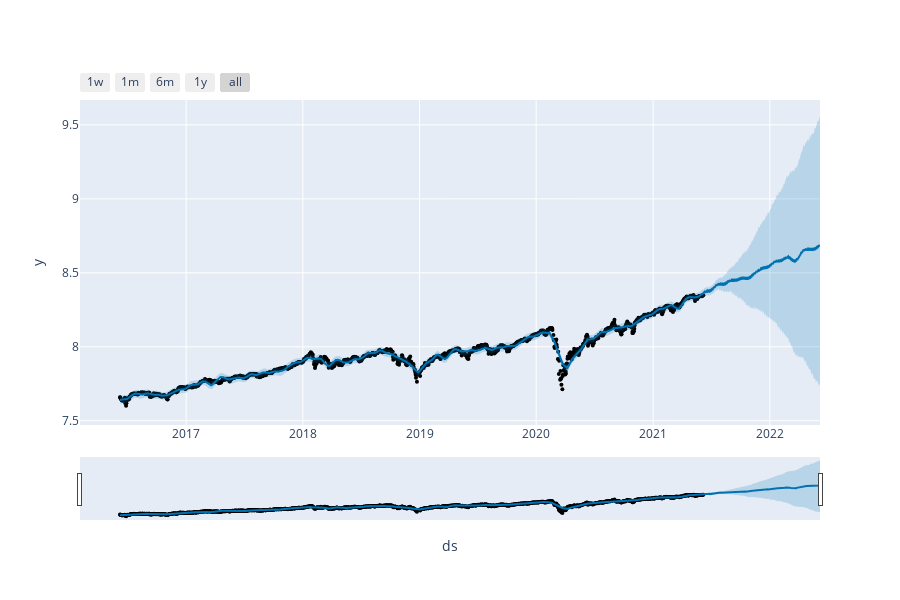

Notebook cell for this chart:
### Code cell
plot_plotly(model, forecast)

### Figure 1 — Plotly figure (JSON) as saved in the notebook; plotly's stock layout.template omitted (floating-point values rounded to 4 significant figures; data arrays with more than 128 entries replaced by an {"elided": "..."} marker saying what was removed)
{"data": [{"marker": {"color": "black", "size": 4}, "mode": "markers", "name": "Actual", "type": "scatter", "x": {"elided": "1258 str values"}, "y": {"elided": "1258 float values"}}, {"hoverinfo": "skip", "line": {"width": 0}, "mode": "lines", "type": "scatter", "x": {"elided": "1623 str values"}, "y": {"elided": "1623 float values"}}, {"fill": "tonexty", "fillcolor": "rgba(0, 114, 178, 0.2)", "line": {"color": "#0072B2", "width": 2}, "mode": "lines", "name": "Predicted", "type": "scatter", "x": {"elided": "1623 str values"}, "y": {"elided": "1623 float values"}}, {"fill": "tonexty", "fillcolor": "rgba(0, 114, 178, 0.2)", "hoverinfo": "skip", "line": {"width": 0}, "mode": "lines", "type": "scatter", "x": {"elided": "1623 str values"}, "y": {"elided": "1623 float values"}}], "layout": {"height": 600, "showlegend": false, "width": 900, "xaxis": {"rangeselector": {"buttons": [{"count": 7, "label": "1w", "step": "day", "stepmode": "backward"}, {"count": 1, "label": "1m", "step": "month", "stepmode": "backward"}, {"count": 6, "label": "6m", "step": "month", "stepmode": "backward"}, {"count": 1, "label": "1y", "step": "year", "stepmode": "backward"}, {"step": "all"}]}, "rangeslider": {"visible": true}, "title": {"text": "ds"}, "type": "date"}, "yaxis": {"title": {"text": "y"}}}}
